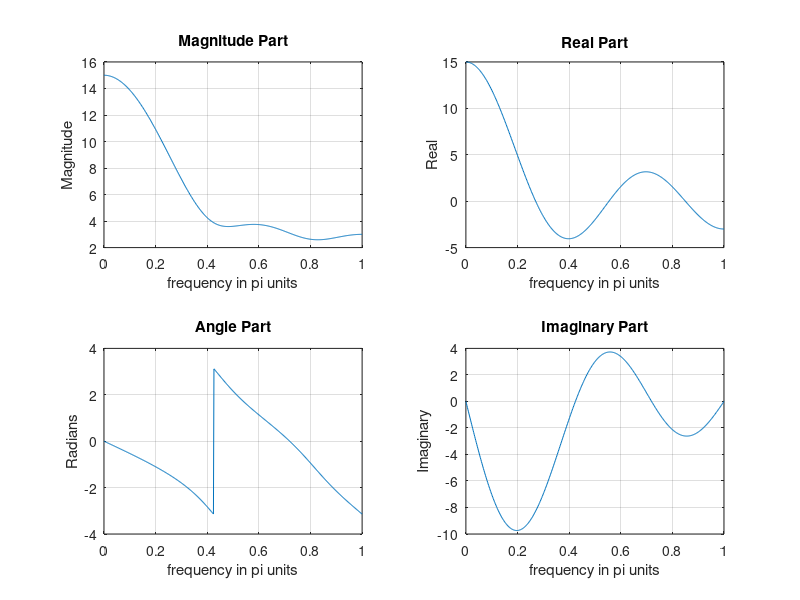

MATLAB code for this plot:
n = -1:3; x = 1:5; 
k = 0:500; w = (pi/500)*k; 
X = x*(exp(-j*pi/500)).^(n'*k); 
magX = abs(X); angX = angle(X); 
realX = real(X); imagX = imag(X); 
subplot(2,2,1); plot(k/500,magX); grid; 
title('Magnitude Part'); xlabel('frequency in pi units'); 
ylabel('Magnitude'); 
subplot(2,2,3); plot(k/500,angX); grid; 
title('Angle Part'); xlabel('frequency in pi units'); 
ylabel('Radians'); 
subplot(2,2,2); plot(k/500,realX); grid; 
title('Real Part'); xlabel('frequency in pi units'); 
ylabel('Real'); 
subplot(2,2,4); plot(k/500,imagX); grid; 
title('Imaginary Part'); xlabel('frequency in pi units'); 
ylabel('Imaginary');